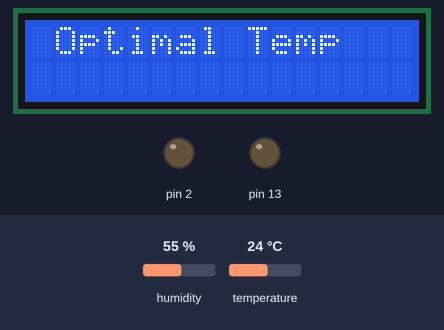
Bench run of a sketch on a simulated Arduino Uno, built with avr-gcc and run on an emulated ATmega328P. On the bench: 16×2 character LCD, output pins drawn as LEDs (lit = HIGH). Inputs (shaded band) come from the test bench; at power-on: temperature 24 °C, humidity 55 %.

Above: at 2.1 s.
2.2 s: temperature set to 19 °C
At 6.3 s:
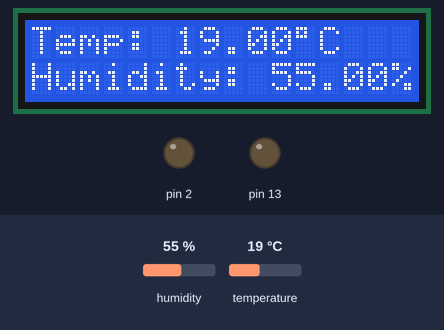
9.5 s: temperature set to 16 °C
At 12.6 s:
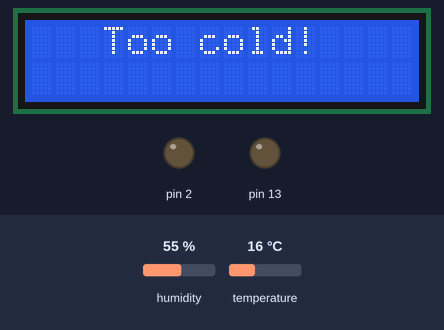
16.1 s: temperature set to 28 °C
At 18.1 s:
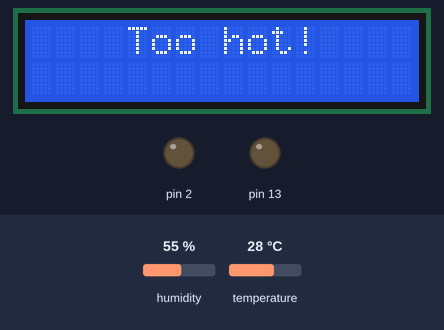
21.6 s: humidity set to 22 %
At 24.4 s:
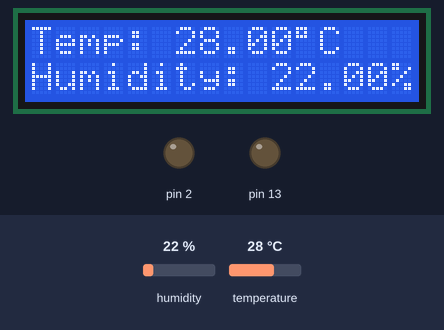
Timing chart, 0 to 26.3 s (numbered marks = the images above; inputs shaded):
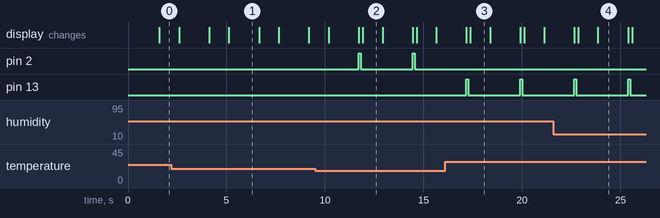

Measured:
- the behaviour switches between 18 and 17 °C on temperature (found by bisection; images 1 and 2)
- after the input at 2.2 s, the display: first differs from a run without the input after 2.9 s (image 1)
- after the input at 9.5 s, pin 2: alternates HIGH for 0.10 s and LOW for 2.6 s, starting after 2.2 s; the display: first differs from a run without the input after 2.2 s (image 2 shows a later state)
- after the input at 16.1 s, pin 2: stops changing and stays LOW; pin 13: alternates HIGH for 0.10 s and LOW for 2.6 s, starting after 1.1 s; the display: first differs from a run without the input after 1.3 s (image 3)
- what the display in image 1 shows lasts 1.6 s, from 5.1 s to 6.7 s
- what the display in image 2 shows lasts 1.0 s, from 11.9 s to 12.9 s

The sketch:

TempAndHumidityDetector.ino
```cpp
  /*
   * A FEW CLARIFICATIONS FOR THIS PROJECT:
   *
   *  - OPTIMAL ROOM TEMPERATURE RANGE FOR THIS PROJECT IS BETWEEN 18.0°C and 25.0°C.
   */

  // importing the required module to operate the LCD.
  #include <LiquidCrystal.h>

  // importing the required module to access the DHT's functions.
  #include <DHT.h>

  // declaring the LCD pins.
  LiquidCrystal lcd(7, 8, 9, 10, 11, 12);

  // declaring the DHT's pins.
  DHT dht(4, DHT11);

// SETUP.
void setup() {

  // declaring the pins for optimal temperature range detection.
  pinMode(13, OUTPUT);
  pinMode(2, OUTPUT);

  // initializing the DHT.
  dht.begin();

  // initializing the LCD.
  lcd.begin(16, 2);

  }

// MAIN LOOP.
void loop() {

  // creating a delay of 1500ms before every measurement.
  delay(1500);

  // reading the humidity and temperature.
  float humidity = dht.readHumidity();
  float temperature = dht.readTemperature();

  // clearing the LCD.
  lcd.clear();

  // creating an if-statement to handle errors on the LCD.
  if (isnan(humidity) || isnan(temperature)) {
    lcd.setCursor(0, 0);
    lcd.print("Measurement Failed");

  }

  // if no error is found we start the printing process at the first row.
  else {

    // creating a nested if-statement to check if the temperature is below the optimal range.
    if (temperature < 18.0) {

      // flashing the 'blue' LED to indicate that the room temp is too cold.
      digitalWrite(2, HIGH);
      delay(100);
      digitalWrite(2, LOW);
      delay(100);

      // code to print that the temperature is below optimal range on the LCD.
      lcd.clear();
      lcd.setCursor(0, 0);
      lcd.print("   Too cold!");
    }

    // checking if the temperature is above the optimal range.
    else if (temperature > 25.0) {

      // flashing the 'red' LED to indicate that the room temp is too hot.
      digitalWrite(13, HIGH);
      delay(100);
      digitalWrite(13, LOW);
      delay(100);

      // code to print that the temperature is above optimal range on the LCD.
      lcd.clear();
      lcd.setCursor(0, 0);
      lcd.print("    Too hot!");
    }

    // code to let the user know that they are within the optimal range if conditions are met.
    else {

      lcd.setCursor(0, 0);
      lcd.print(" Optimal Temp");
    }

    // adding a delay for LCD effect.
    delay(1000);

    lcd.setCursor(0, 0);

    // printing the temperature with the '°' character.
    lcd.print("Temp: ");
    lcd.print(temperature);
    lcd.print((char)223);
    lcd.print("C");

    // printing the humidity in the second row.
    lcd.setCursor(0, 1);
    lcd.print("Humidity: ");
    lcd.print(humidity);
    lcd.print("%");

  }
}
```
